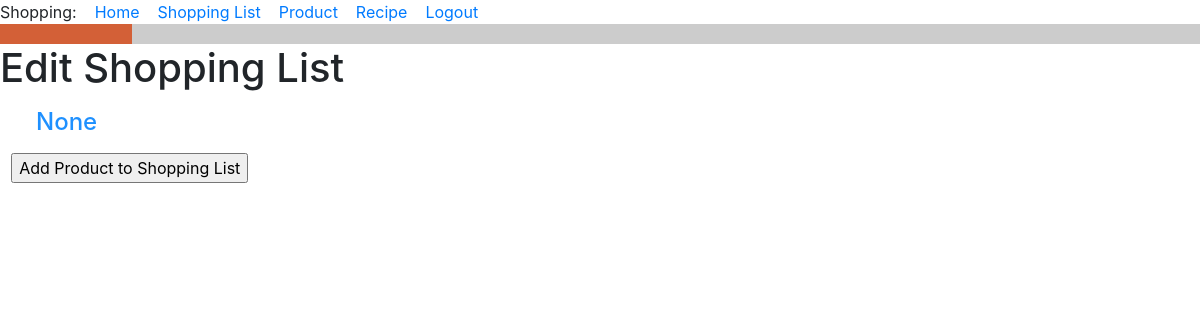
Page /edit_shopping_list/6 (signed in) on the earlier database version.
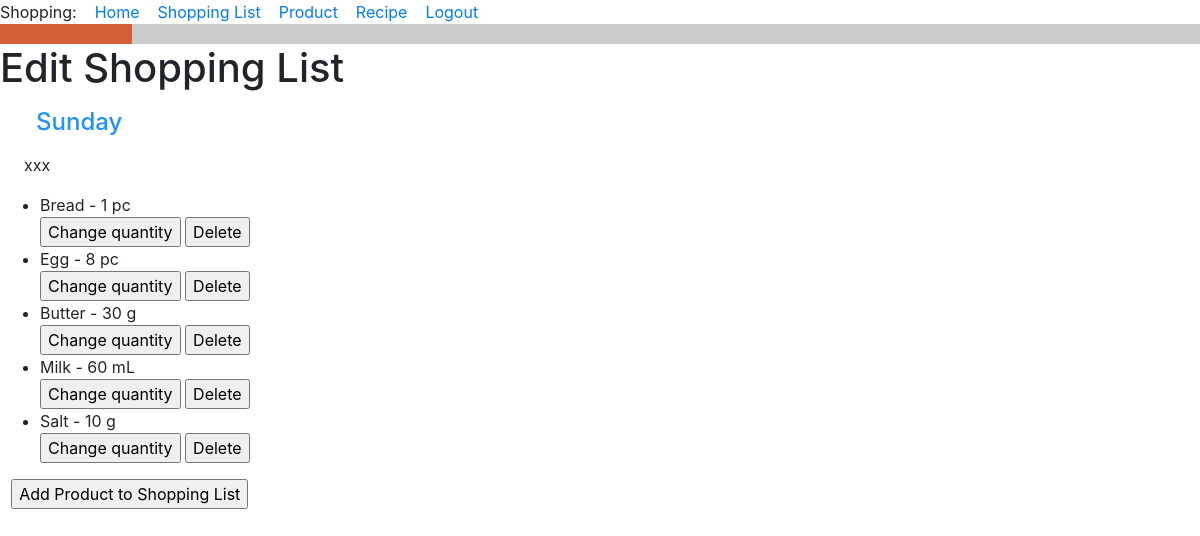
Same page on the later database version.
### food_app/models.py (models this page shows, shortened)
class ShoppingList(db.Model):
    id = db.Column(db.Integer, primary_key=True)
    title = db.Column(db.String(256), default='')
    owner = db.Column(db.ForeignKey('user.id'))
    items = db.relationship('ShoppingListItem', backref='shopping_list', cascade='all, delete-orphan', passive_deletes=True)
    notes = db.Column(db.Text)
    def __str__(self):
        return f'{self.title}'.capitalize()

class ShoppingListItem(db.Model):
    id = db.Column(db.Integer, primary_key=True)
    shopping_list_id = db.Column(db.ForeignKey('shopping_list.id', ondelete='CASCADE'), nullable=False)
    product_id = db.Column(db.ForeignKey('product.id'))
    product = db.relationship('Product')
    quantity = db.Column(db.Integer, default=0)
    unit_of_measure = db.Column(db.String(120))
    is_buyed = db.Column(db.Boolean, default=False)
    def __str__(self):
        return f'{self.product} - {self.quantity} {self.unit_of_measure}'

class Product(db.Model):
    id = db.Column(db.Integer, primary_key=True)
    title = db.Column(db.String(256), index=True, unique=True, nullable=False)
    type_of_product = db.Column(db.String(120))
    unit_of_measure = db.Column(db.String(120))
    def __str__(self):
        return f'{self.title}'.capitalize()  # Big first letter only.

### food_app/routes.py (the view)
@app.route('/edit_shopping_list/<shopping_list_id>', methods=['GET', 'POST'])
@login_required
def edit_shopping_list(shopping_list_id):
    shopping_list = ShoppingList.query.filter_by(id=shopping_list_id).first()
    return render_template('edit_shopping_list.html', shopping_list=shopping_list)

### food_app/models.py (called while the page is built)
@login.user_loader
def load_user(id):
    return User.query.get(int(id))

### food_app/templates/edit_shopping_list.html (shortened to what this page needs)
{% extends "base.html" %}
{% block content %}
<h1>Edit Shopping List</h1>
<h4><div><p><p style="margin-left:1.5em"><font color="#1e90ff">{{ shopping_list }}</font></p></p></div></h4>
<div><p><p style="margin-left:1.5em">{{ shopping_list.notes }}</p></div>
    <div><ul>  {% for item in shopping_list.items %}
        <li>{{ item }}</li>
      <head>
</head>
      <form action="{{ url_for('change_quantity_item', shopping_list_id=shopping_list.id, item_id=item.id) }}">
    <input class="button" type="submit" value="Change quantity">
</form>
<form action="{{ url_for('delete_shopping_list_item', shopping_list_id=shopping_list.id, item_id=item.id) }}">
    <input class="button" type="submit" value="Delete">
</form>
        {% endfor %}
    </ul>
    </div>
<form>
    <p style="margin-left:0.7em">
<input type="button" value="Add Product to Shopping List" onClick='location.href="http://127.0.0.1:5000/all_products"'>
    </p>
</form>
{% endblock %}

Differences in the rows shown:
added ShoppingList: title "Sunday", notes "xxx"
added ShoppingListItem: quantity+unit_of_measure "Bread - 1 pc"
added ShoppingListItem: quantity+unit_of_measure "Egg - 8 pc"
added ShoppingListItem: quantity+unit_of_measure "Butter - 30 g"
added ShoppingListItem: quantity+unit_of_measure "Milk - 60 mL"
added ShoppingListItem: quantity+unit_of_measure "Salt - 10 g"
Other differences:
{{ shopping_list }}: "None" → (not shown)
